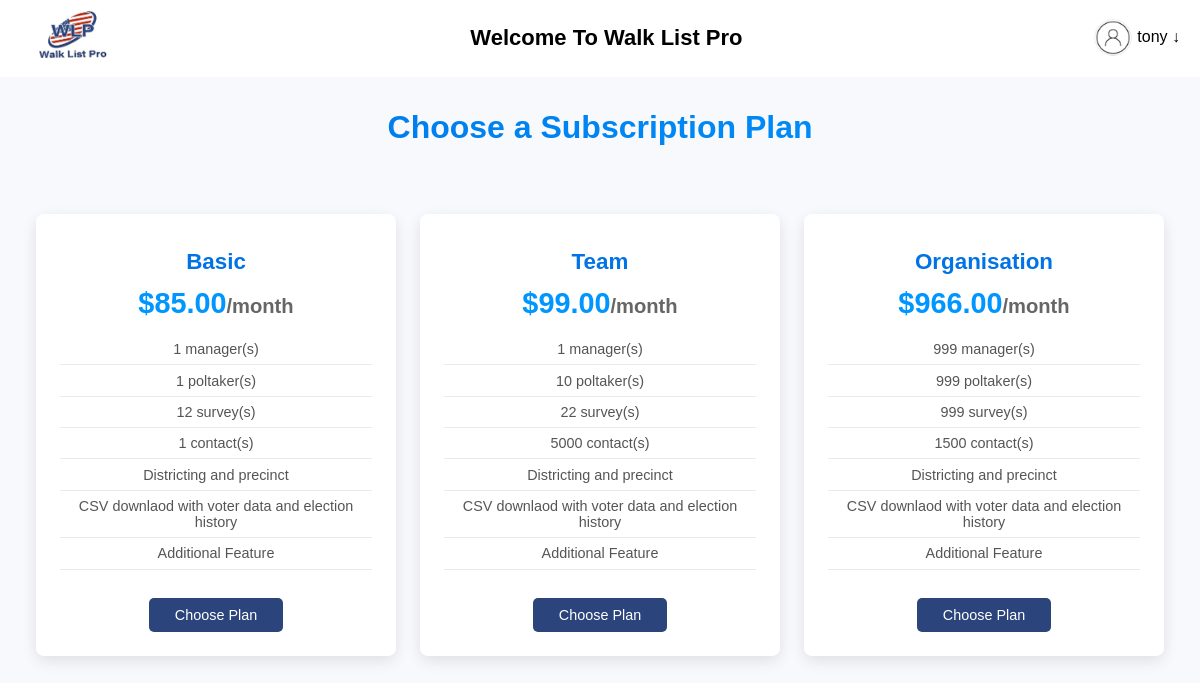
Before: /subscriptions/ (signed in) with the older database file.
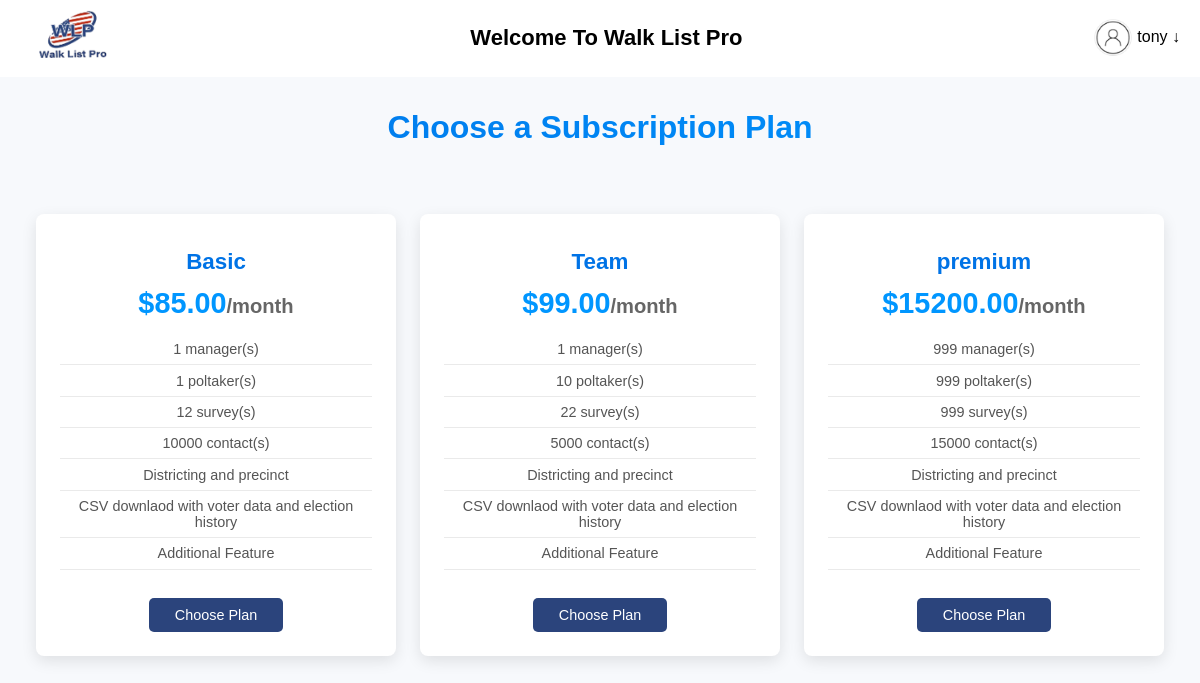
After: the same page with the newer database file.
### walkapp/models.py (models this page shows, shortened)
class SubscriptionPlan(models.Model):
    name = models.CharField(max_length=100)
    price = models.DecimalField(max_digits=10, decimal_places=2)
    managers = models.IntegerField(default=0)
    poltakers = models.IntegerField(default=0)
    surveys = models.IntegerField(default=0)
    contacts = models.IntegerField(default=0)

### walkapp/views.py (the view)
# urls.py: path('subscriptions/', subscription_plans, name='subscription_plans'),
@login_required
def subscription_plans(request):
    plans = SubscriptionPlan.objects.all()
    username = request.user.username if request.user.is_authenticated else None
    return render(request, 'subscription_plans.html', {'plans': plans, 'username':username})

### template/subscription_plans.html (shortened to what this page needs)
<!DOCTYPE html>
{% load static %}
<html lang="en">
<head>
    <link rel="stylesheet" href="{% static 'css/styles.css' %}">
</head>
<body>
     <nav class="navbar">
        <div class="navbar-logo">
            <img src="{% static 'img/logo.png' %}" alt="Logo">
        </div>
        <div class="navbar-welcome">
            <h2>Welcome To Walk List Pro</h2>
        </div>
        <div class="navbar-user">
            <img onclick="toggleDropdown()" src="{% static 'img/logo2.png' %}" alt="User Icon" class="user-icon" style="margin-top: 0px; vertical-align: middle; width: 40px; height: 40px;">
            <span class="user-name" onclick="toggleDropdown()">{{username}} ↓</span>
        </div>
    </nav>
    <h1>Choose a Subscription Plan</h1>
    <div class="all" >
    <div class="pricing-container">
        {% for plan in plans %}
        <div class="pricing-card">
            <h3>{{ plan.name }}</h3>
            <p class="price">${{ plan.price }}<span>/month</span></p>
            <ul>
                <li>{{ plan.managers }} manager(s)</li>
                <li>{{ plan.poltakers }} poltaker(s)</li>
                <li>{{ plan.surveys }} survey(s)</li>
                <li>{{ plan.contacts }} contact(s)</li>
                <li>Districting and precinct</li>
                <li>CSV downlaod with voter data and election history</li>
                <li>Additional Feature</li>
            </ul>
            <form action="{% url 'choose_plan' plan.id %}" method="get">
                <button type="submit" class="choose-plan-btn">Choose Plan</button>
            </form>
        </div>
        {% endfor %}
    </div>
</div>
</body>
</html>

Changed rows visible on the page:
removed SubscriptionPlan: name "Organisation", price "966.00", managers "999", poltakers "999", surveys "999", contacts "1500"
changed SubscriptionPlan "Basic": contacts "1" → "10000"
added SubscriptionPlan: name "premium", price "15200.00", managers "999", poltakers "999", surveys "999", contacts "15000"
